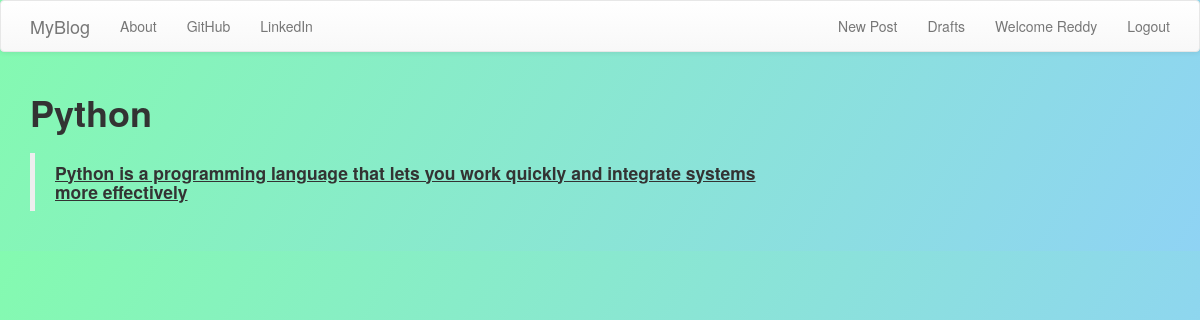
Screenshot of /post/17/ (signed in) with the database file from the repository.
### blogs/models.py (models this page shows, shortened)
class Post(models.Model):
    author = models.ForeignKey(User, on_delete=models.CASCADE)
    title = models.CharField(max_length=100)
    text = models.TextField()
    create_date = models.DateTimeField(default=timezone.now())
    publish_date = models.DateTimeField(blank=True, null=True)

### blogs/views.py (the view)
# urls.py: path("post/<int:pk>/", views.PostDetailView.as_view(), name="post_detail"),
class PostDetailView(LoginRequiredMixin, DetailView):
    login_url = "accounts/login/"
    model = models.Post

### blogs/templates/blogs/post_detail.html (shortened to what this page needs)
{% extends 'blogs/base.html' %}
{% block content %}
<h1><b>{{post.title}}</b></h1>
<h2>{{post.text|safe|linebreaksbr}}</h2>
    <br>
{% endblock %}

### blogs/templates/blogs/base.html (shortened to what this page needs)
<!DOCTYPE html>
{% load static %}
<html>
  <head>
    <link
      rel="stylesheet"
      href="https://maxcdn.bootstrapcdn.com/bootstrap/3.3.7/css/bootstrap.min.css"
    />
    <link
      rel="stylesheet"
      href="https://maxcdn.bootstrapcdn.com/bootstrap/3.3.7/css/bootstrap-theme.min.css"
    />
    <link
      rel="stylesheet"
      href="//cdn.jsdelivr.net/npm/medium-editor@latest/dist/css/medium-editor.min.css"
      type="text/css"
      media="screen"
      charset="utf-8"
    />
    <link rel='stylesheet' href='{% static 'css/blogs.css' %}'>
  </head>
  <body>
    <nav class="navbar navbar-default">
      <div class="container">
        <ul class="nav navbar-nav">
          <li>
            <a class="navbar-brand" href="{% url 'post_list' %}">MyBlog</a></li>
          <li><a href="{% url 'about'%}">About</a></li>
          <li><a href="https://github.com/NagaTrivikramReddy777">GitHub</a></li>
          <li><a href="https://in.linkedin.com/">LinkedIn</a></li>
        </ul>
        <ul class="nav navbar-nav navbar-right">
          {% if user.is_authenticated %}
          <li>
            <a href="{% url 'post_new'%}">New Post</a>
          </li>
          <li>
            <a href="{% url 'draft_list'%}">Drafts</a>
          </li>
          <li>
            <a>Welcome {{user.username}}</a>
          </li>
          <li>
            <a href="{% url 'logout'%}">Logout</a>
          </li>
            {% else %}
            <li>
            <a href="{% url 'signup'%}"><span class="glyphicon glyphicon-user"></span>SignUp</a>
          </li>
          {%endif%}
        </ul>
      </div>
    </nav>
    <div class='content container'>
      <div class="row">
        <div class="col-md-8">
          <div class="blog_posts">
            {% block content %}
            {% endblock %}
          </div>
        </div>
      </div>
    </div>
  </body>
</html>

### blogs/static/css/blogs.css (style rules this page uses)
body { background-image: linear-gradient(120deg, #84fab0 0%, #8fd3f4 100%); }

### rows the page displays
Post: title "Python", text "Python is a programming language that lets you work quickly and integrate systems more effectively"

### other values shown
{{ user.username }} "Reddy"
